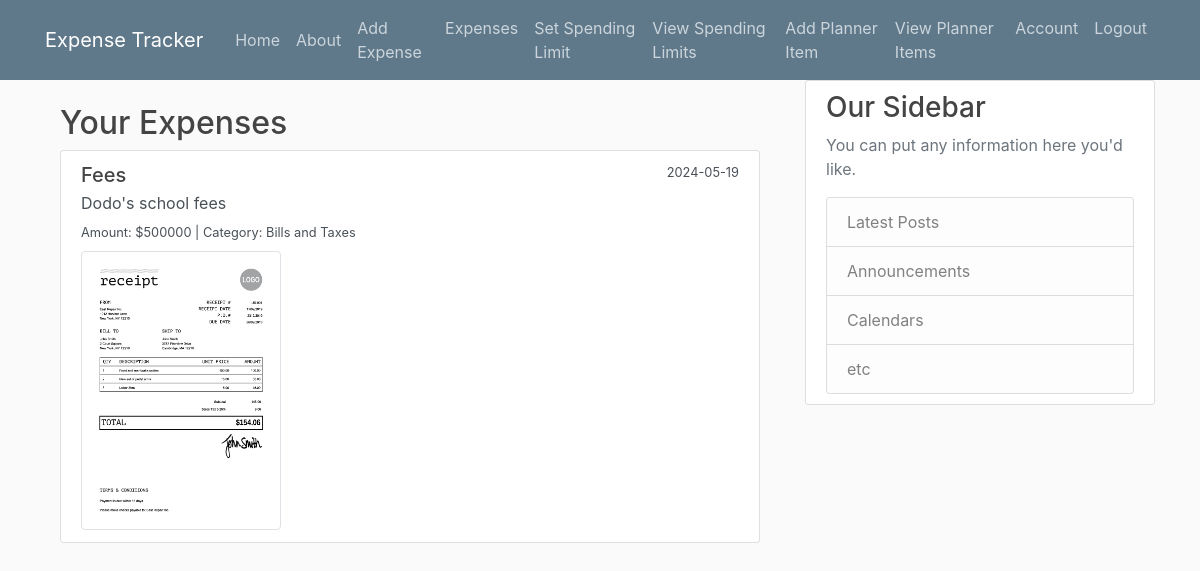
Page /expenses (signed in) on the committed database.
### expense_app/models.py (models this page shows, shortened)
class Expenses(db.Model):
    id = db.Column(db.Integer, primary_key=True)
    title = db.Column(db.String(100), nullable=False)
    amount = db.Column(db.Integer, nullable=False)
    category = db.Column(db.String(50), nullable=False)
    date_of_purchase = db.Column(db.DateTime, nullable=False,
                                 default=datetime.utcnow)
    description = db.Column(db.Text)
    receipt_image = db.Column(db.String(20), nullable=False,
                           default='default_receipt.png')
    user_id = db.Column(db.Integer, db.ForeignKey('user.id'), nullable=False)

### expense_app/routes.py (the view)
@app.route("/expenses")
@login_required  # Ensures only logged-in users can access this route
def view_expenses():
    user_expenses = Expenses.query.filter_by(user_id=current_user.id).all()
    return render_template('all_expenses.html', title='All Expenses', expenses=user_expenses)

### expense_app/models.py (called while the page is built)
@login_manager.user_loader
def load_user(user_id):
    return User.query.get(int(user_id))

### expense_app/templates/all_expenses.html
{% extends "layout.html" %}
{% block content %}
<div class="container mt-4">
    <h2>Your Expenses</h2>
    <div class="list-group">
        {% for expense in expenses %}
        <a href="{{ url_for('expenses', expense_id=expense.id) }}" class="list-group-item list-group-item-action flex-column align-items-start">
            <div class="d-flex w-100 justify-content-between">
                <h5 class="mb-1">{{ expense.title }}</h5>
                <small>{{ expense.date_of_purchase.strftime('%Y-%m-%d') }}</small>
            </div>
            <p class="mb-1">{{ expense.description }}</p>
            <small>Amount: ${{ expense.amount }} | Category: {{ expense.category }}</small>
            {% if expense.receipt_image %}
            <div class="mt-2">
                <img src="{{ url_for('static', filename=expense.receipt_image) }}" alt="Receipt Image" class="img-thumbnail" style="max-width: 200px;">
            </div>
            {% endif %}
        </a>
        {% else %}
        <div class="alert alert-info" role="alert">
            No expenses found. Add some to see them here!
        </div>
        {% endfor %}
    </div>
</div>
{% endblock %}

### expense_app/static/main.css (style rules this page uses)
body { background: #fafafa; color: #333333; margin-top: 5rem; }
h1, h2, h3, h4, h5, h6 { color: #444444; }

### rows in the picture
Expenses: title "Fees", date_of_purchase "2024-05-19", description "Dodo's school fees", amount "500000", category "Bills and Taxes", receipt_image (placeholder picture)
